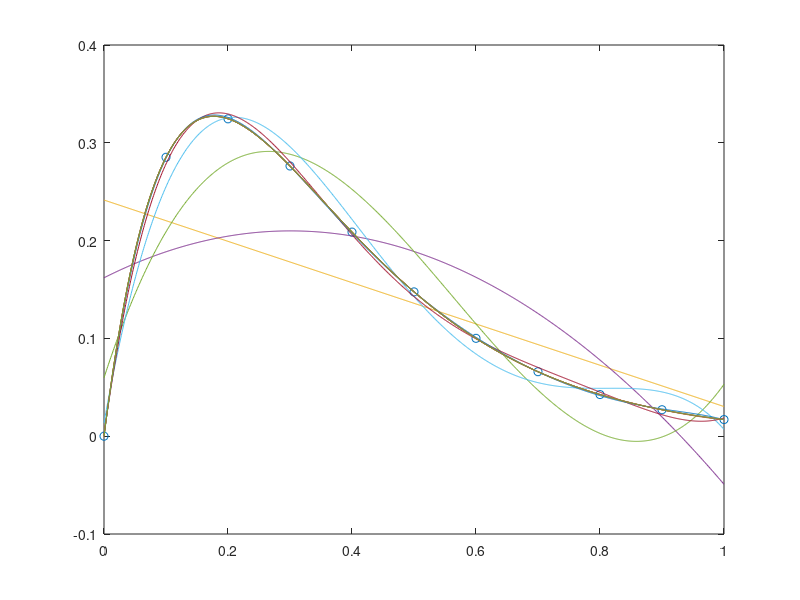

The MATLAB script that drew this image: (Note: this script raises an error after producing the figure.)
clc;
clear;
x=0:0.1:1;
xi=0:0.001:1;
y=(x.^2-3*x+5).*exp(-5*x).*sin(x);
plot(x,y,'o');
hold on;
yi=(xi.^2-3*xi+5).*exp(-5*xi).*sin(xi);
plot(xi,yi);
hold on;
n=length(x);
for i=1:1:n-1
    p=[];
    p=polyfit(x,y,i);
    yi=polyval(p,xi);
    plot(xi,yi);
    hold on;   
end 
num=["拟合点",'原函数'];
for i=1:1:n-1
    num=[num,[num2str(i)+"次多项式"]];
end
legend(num);
text(0.2,0,'1到10次多项式');
